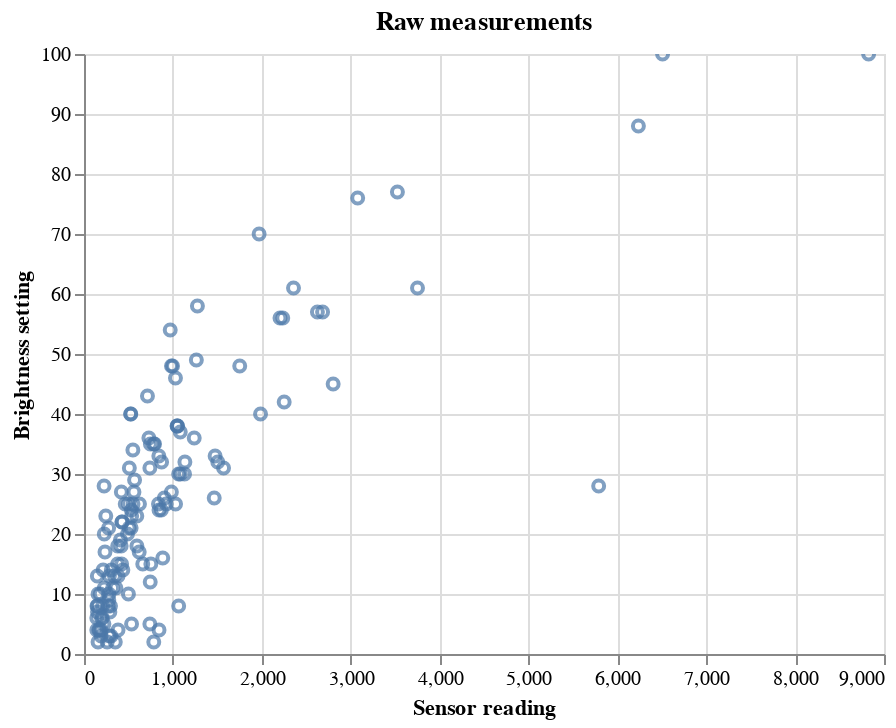

The code cell stored with this chart in its notebook:
### Code cell
chart = (
    alt.Chart(
        data,
        title='Raw measurements',
    )
    .mark_point()
    .encode(
        alt.X('reading', scale=alt.Scale(clamp=True), title='Sensor reading'),
        alt.Y('brightness', scale=alt.Scale(clamp=True), title='Brightness setting')
    )
    .interactive()
)
chart.save('raw-measurements.json')
chart

### Figure 1 — Vega-Lite specification as saved in the notebook (floating-point values rounded to 4 significant figures)
{"config": {"view": {"continuousWidth": 400, "continuousHeight": 300}}, "data": {"name": "data-c244bb19bb662fe287bab7e102f42694"}, "mark": "point", "encoding": {"x": {"field": "reading", "scale": {"clamp": true}, "title": "Sensor reading", "type": "quantitative"}, "y": {"field": "brightness", "scale": {"clamp": true}, "title": "Brightness setting", "type": "quantitative"}}, "selection": {"selector003": {"type": "interval", "bind": "scales", "encodings": ["x", "y"]}}, "title": "Raw measurements", "$schema": "https://vega.github.io/schema/vega-lite/v4.17.0.json", "datasets": {"data-c244bb19bb662fe287bab7e102f42694": [{"datetime": "2021-11-17T09:16:27.733000", "reading": 359, "brightness": 11}, {"datetime": "2021-11-17T12:43:34.860000", "reading": 279, "brightness": 9}, {"datetime": "2021-11-17T12:50:02.146000", "reading": 273, "brightness": 8}, {"datetime": "2021-11-17T14:17:43.697000", "reading": 291, "brightness": 7}, {"datetime": "2021-11-17T14:42:29.204000", "reading": 197, "brightness": 6}, {"datetime": "2021-11-18T10:16:26.214000", "reading": 752, "brightness": 15}, {"datetime": "2021-11-18T10:19:40.657000", "reading": 745, "brightness": 12}, {"datetime": "2021-11-18T10:23:10.472000", "reading": 886, "brightness": 16}, {"datetime": "2021-11-18T10:29:02.072000", "reading": 1570, "brightness": 31}, {"datetime": "2021-11-18T10:29:23.584000", "reading": 1465, "brightness": 26}, {"datetime": "2021-11-18T10:35:17.819000", "reading": 1475, "brightness": 33}, {"datetime": "2021-11-18T13:01:46.839000", "reading": 420, "brightness": 27}, {"datetime": "2021-11-18T13:02:07.333000", "reading": 426, "brightness": 22}, {"datetime": "2021-11-18T13:02:54.452000", "reading": 437, "brightness": 14}, {"datetime": "2021-11-18T13:34:28.914000", "reading": 595, "brightness": 18}, {"datetime": "2021-11-18T13:41:13.511000", "reading": 489, "brightness": 20}, {"datetime": "2021-11-18T14:33:48.004000", "reading": 322, "brightness": 11}, {"datetime": "2021-11-18T15:31:53.416000", "reading": 209, "brightness": 8}, {"datetime": "2021-11-18T19:18:27.289000", "reading": 158, "brightness": 10}, {"datetime": "2021-11-18T20:15:39.392000", "reading": 152, "brightness": 7}, {"datetime": "2022-03-11T12:42:28.401000", "reading": 5790, "brightness": 28}, {"datetime": "2022-03-11T12:43:20.135000", "reading": 747, "brightness": 35}, {"datetime": "2022-03-11T12:52:17.164000", "reading": 785, "brightness": 35}, {"datetime": "2022-03-11T16:57:12.798000", "reading": 379, "brightness": 18}, {"datetime": "2022-03-11T17:10:46.891000", "reading": 215, "brightness": 14}, {"datetime": "2022-03-11T18:05:58.741000", "reading": 183, "brightness": 10}, {"datetime": "2022-03-14T12:03:02.955000", "reading": 794, "brightness": 35}, {"datetime": "2022-03-14T13:03:19.302000", "reading": 569, "brightness": 29}, {"datetime": "2022-03-14T17:14:45.580000", "reading": 464, "brightness": 25}, {"datetime": "2022-03-15T13:37:51.671000", "reading": 307, "brightness": 14}, {"datetime": "2022-03-15T14:50:38.990000", "reading": 624, "brightness": 25}, {"datetime": "2022-03-16T07:30:30.938000", "reading": 533, "brightness": 24}, {"datetime": "2022-03-16T07:59:51.606000", "reading": 1240, "brightness": 36}, {"datetime": "2022-03-16T08:13:11.192000", "reading": 2684, "brightness": 57}, {"datetime": "2022-03-16T08:15:59.615000", "reading": 3526, "brightness": 77}, {"datetime": "2022-03-16T08:27:20.681000", "reading": 6237, "brightness": 88}, {"datetime": "2022-03-16T08:28:54.537000", "reading": 6509, "brightness": 100}, {"datetime": "2022-03-16T11:06:27.544000", "reading": 1986, "brightness": 40}, {"datetime": "2022-03-16T11:06:42.843000", "reading": 1970, "brightness": 70}, {"datetime": "2022-03-16T11:13:28.185000", "reading": 1752, "brightness": 48}, {"datetime": "2022-03-16T13:14:21.054000", "reading": 1049, "brightness": 38}, {"datetime": "2022-03-16T13:18:49.124000", "reading": 1084, "brightness": 30}, {"datetime": "2022-03-16T13:20:10.469000", "reading": 1083, "brightness": 37}, {"datetime": "2022-03-16T13:49:07.107000", "reading": 870, "brightness": 24}, {"datetime": "2022-03-16T16:18:49.818000", "reading": 343, "brightness": 13}, {"datetime": "2022-03-17T09:38:41.096000", "reading": 298, "brightness": 8}, {"datetime": "2022-03-17T10:09:41", "reading": 378, "brightness": 15}, {"datetime": "2022-03-17T10:10:13.514000", "reading": 383, "brightness": 13}, {"datetime": "2022-03-17T10:51:11.006000", "reading": 280, "brightness": 10}, {"datetime": "2022-03-17T12:40:59.489000", "reading": 594, "brightness": 23}, {"datetime": "2022-03-17T12:41:56.967000", "reading": 621, "brightness": 17}, {"datetime": "2022-03-17T13:56:18.278000", "reading": 983, "brightness": 27}, {"datetime": "2022-03-17T14:32:27.809000", "reading": 508, "brightness": 21}, {"datetime": "2022-03-17T15:04:00.106000", "reading": 423, "brightness": 15}, {"datetime": "2022-03-18T15:40:07.126000", "reading": 970, "brightness": 54}, {"datetime": "2022-03-18T15:41:29.953000", "reading": 996, "brightness": 48}, {"datetime": "2022-03-18T17:50:00.693000", "reading": 226, "brightness": 28}, {"datetime": "2022-03-21T15:18:21.328000", "reading": 1029, "brightness": 46}, {"datetime": "2022-03-21T17:05:31.505000", "reading": 500, "brightness": 25}, {"datetime": "2022-03-23T08:52:53.080000", "reading": 8827, "brightness": 100}, {"datetime": "2022-03-23T10:53:39.256000", "reading": 2357, "brightness": 61}, {"datetime": "2022-03-23T12:25:30.329000", "reading": 842, "brightness": 33}, {"datetime": "2022-03-23T13:02:58.771000", "reading": 844, "brightness": 24}, {"datetime": "2022-03-23T13:04:02.003000", "reading": 873, "brightness": 32}, {"datetime": "2022-03-23T13:19:25.566000", "reading": 904, "brightness": 26}, {"datetime": "2022-03-24T14:10:09.499000", "reading": 984, "brightness": 48}, {"datetime": "2022-03-24T14:15:34.746000", "reading": 1065, "brightness": 30}, {"datetime": "2022-03-24T15:55:14.676000", "reading": 925, "brightness": 25}, {"datetime": "2022-03-29T09:48:22.384000", "reading": 1053, "brightness": 38}, {"datetime": "2022-03-29T09:50:05.660000", "reading": 1131, "brightness": 30}, {"datetime": "2022-03-29T10:32:04.103000", "reading": 2205, "brightness": 56}, {"datetime": "2022-03-29T10:50:43.158000", "reading": 2803, "brightness": 45}, {"datetime": "2022-03-29T11:44:25.752000", "reading": 2626, "brightness": 57}, {"datetime": "2022-03-30T08:25:12.283000", "reading": 228, "brightness": 11}, {"datetime": "2022-03-30T08:45:45.310000", "reading": 410, "brightness": 19}, {"datetime": "2022-03-30T11:40:38.260000", "reading": 3079, "brightness": 76}, {"datetime": "2022-03-30T12:00:54.023000", "reading": 2252, "brightness": 42}, {"datetime": "2022-03-30T12:01:03.499000", "reading": 2236, "brightness": 56}, {"datetime": "2022-03-30T13:13:19.537000", "reading": 1505, "brightness": 32}, {"datetime": "2022-03-30T13:32:14.297000", "reading": 1264, "brightness": 49}, {"datetime": "2022-03-30T13:41:12.549000", "reading": 1047, "brightness": 38}, {"datetime": "2022-03-30T14:32:35.058000", "reading": 1276, "brightness": 58}, {"datetime": "2022-04-01T09:13:30.034000", "reading": 150, "brightness": 13}, {"datetime": "2022-04-01T09:54:59.671000", "reading": 245, "brightness": 23}, {"datetime": "2022-04-01T10:42:34.095000", "reading": 510, "brightness": 31}, {"datetime": "2022-04-01T13:23:10.189000", "reading": 714, "brightness": 43}, {"datetime": "2022-04-01T13:24:43.832000", "reading": 730, "brightness": 36}, {"datetime": "2022-04-01T13:25:44.364000", "reading": 741, "brightness": 31}, {"datetime": "2022-04-01T13:32:31.111000", "reading": 562, "brightness": 27}, {"datetime": "2022-04-01T13:42:54.036000", "reading": 536, "brightness": 23}, {"datetime": "2022-04-01T13:44:55.413000", "reading": 530, "brightness": 21}, {"datetime": "2022-04-01T13:46:50.108000", "reading": 551, "brightness": 25}, {"datetime": "2022-04-01T15:23:53.676000", "reading": 228, "brightness": 20}, {"datetime": "2022-04-04T13:57:37.079000", "reading": 277, "brightness": 21}, {"datetime": "2022-04-05T13:31:43.454000", "reading": 838, "brightness": 25}, {"datetime": "2022-04-05T14:16:02.992000", "reading": 236, "brightness": 17}, {"datetime": "2022-04-05T16:07:39.954000", "reading": 429, "brightness": 22}, {"datetime": "2022-04-05T16:08:17.486000", "reading": 418, "brightness": 18}, {"datetime": "2022-04-05T16:30:06.136000", "reading": 285, "brightness": 13}, {"datetime": "2022-04-06T11:14:32.408000", "reading": 661, "brightness": 15}, {"datetime": "2022-04-06T11:27:20.896000", "reading": 500, "brightness": 10}, {"datetime": "2022-04-06T13:00:17.208000", "reading": 1030, "brightness": 25}, {"datetime": "2022-04-06T13:06:02.255000", "reading": 1135, "brightness": 32}, {"datetime": "2022-04-20T08:07:38.144000", "reading": 3752, "brightness": 61}, {"datetime": "2021-11-14T14:17:10.798000", "reading": 304, "brightness": 3}, {"datetime": "2021-11-14T14:21:01.168000", "reading": 287, "brightness": 3}, {"datetime": "2021-11-14T14:28:48.624000", "reading": 261, "brightness": 2}, {"datetime": "2021-11-15T09:58:56.036000", "reading": 352, "brightness": 2}, {"datetime": "2021-11-15T16:06:48.212000", "reading": 191, "brightness": 4}, {"datetime": "2021-11-15T16:21:03.396000", "reading": 158, "brightness": 2}, {"datetime": "2021-11-15T17:05:21.883000", "reading": 144, "brightness": 4}, {"datetime": "2021-11-15T17:22:28.781000", "reading": 144, "brightness": 6}, {"datetime": "2021-11-15T17:23:26.298000", "reading": 146, "brightness": 8}, {"datetime": "2021-11-16T09:08:33.545000", "reading": 535, "brightness": 5}, {"datetime": "2021-11-16T09:11:08.364000", "reading": 175, "brightness": 4}, {"datetime": "2021-11-16T10:07:46.302000", "reading": 193, "brightness": 3}, {"datetime": "2021-11-18T20:24:27.381000", "reading": 151, "brightness": 8}, {"datetime": "2021-11-19T10:50:59.076000", "reading": 844, "brightness": 4}, {"datetime": "2021-11-20T15:54:44.664000", "reading": 1065, "brightness": 8}, {"datetime": "2021-11-20T15:57:01.496000", "reading": 207, "brightness": 6}, {"datetime": "2021-11-20T16:27:52.701000", "reading": 167, "brightness": 4}, {"datetime": "2021-11-20T21:20:51.888000", "reading": 785, "brightness": 2}, {"datetime": "2021-11-21T15:06:54.598000", "reading": 383, "brightness": 4}, {"datetime": "2021-11-21T15:12:35.363000", "reading": 224, "brightness": 5}, {"datetime": "2021-11-22T18:05:38.775000", "reading": 741, "brightness": 5}, {"datetime": "2022-05-15T12:45:56.401000", "reading": 525, "brightness": 40}, {"datetime": "2022-05-15T12:46:10.192000", "reading": 526, "brightness": 40}, {"datetime": "2022-05-15T13:06:39.722000", "reading": 550, "brightness": 34}]}}
